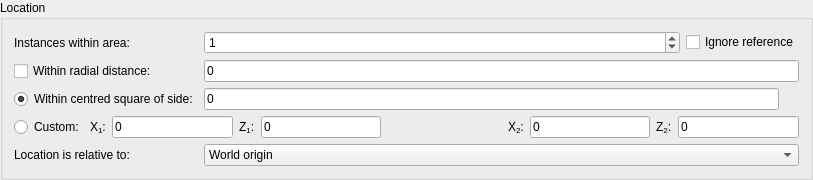
        <widget class="QGroupBox" name="groupBoxPosition">
         <property name="title">
          <string>Location</string>
         </property>
         <layout class="QGridLayout" name="gridLayout">
          <item row="2" column="0" colspan="3">
           <widget class="QCheckBox" name="checkRadius">
            <property name="text">
             <string>Within radial distance: </string>
            </property>
           </widget>
          </item>
          <item row="4" column="1" colspan="5">
           <layout class="QHBoxLayout" name="horizontalLayout">
            <item>
             <widget class="QLabel" name="labelX1">
              <property name="toolTip">
               <string>Lower bound (inclusive)</string>
              </property>
              <property name="text">
               <string>X&lt;sub&gt;1&lt;/sub&gt;:</string>
              </property>
             </widget>
            </item>
            <item>
             <widget class="QLineEdit" name="lineEditX1">
              <property name="toolTip">
               <string>Lower bound (inclusive)</string>
              </property>
              <property name="text">
               <string>0</string>
              </property>
             </widget>
            </item>
            <item>
             <widget class="QLabel" name="labelZ1">
              <property name="toolTip">
               <string>Lower bound (inclusive)</string>
              </property>
              <property name="text">
               <string>Z&lt;sub&gt;1&lt;/sub&gt;:</string>
              </property>
             </widget>
            </item>
            <item>
             <widget class="QLineEdit" name="lineEditZ1">
              <property name="toolTip">
               <string>Lower bound (inclusive)</string>
              </property>
              <property name="text">
               <string>0</string>
              </property>
             </widget>
            </item>
            <item>
             <spacer name="horizontalSpacer">
              <property name="orientation">
               <enum>Qt::Horizontal</enum>
              </property>
              <property name="sizeHint" stdset="0">
               <size>
                <width>40</width>
                <height>20</height>
               </size>
              </property>
             </spacer>
            </item>
            <item>
             <widget class="QLabel" name="labelX2">
              <property name="toolTip">
               <string>Upper bound (inclusive)</string>
              </property>
              <property name="text">
               <string>X&lt;sub&gt;2&lt;/sub&gt;:</string>
              </property>
             </widget>
            </item>
            <item>
             <widget class="QLineEdit" name="lineEditX2">
              <property name="toolTip">
               <string>Upper bound (inclusive)</string>
              </property>
              <property name="text">
               <string>0</string>
              </property>
             </widget>
            </item>
            <item>
             <widget class="QLabel" name="labelZ2">
              <property name="toolTip">
               <string>Upper bound (inclusive)</string>
              </property>
              <property name="text">
               <string>Z&lt;sub&gt;2&lt;/sub&gt;:</string>
              </property>
             </widget>
            </item>
            <item>
             <widget class="QLineEdit" name="lineEditZ2">
              <property name="toolTip">
               <string>Upper bound (inclusive)</string>
              </property>
              <property name="text">
               <string>0</string>
              </property>
             </widget>
            </item>
           </layout>
          </item>
          <item row="3" column="0" colspan="3">
           <widget class="QRadioButton" name="radioSquare">
            <property name="text">
             <string>Within centred square of side:</string>
            </property>
            <property name="checked">
             <bool>true</bool>
            </property>
           </widget>
          </item>
          <item row="4" column="0">
           <widget class="QRadioButton" name="radioCustom">
            <property name="text">
             <string>Custom:</string>
            </property>
           </widget>
          </item>
          <item row="5" column="0" colspan="3">
           <widget class="QLabel" name="labelRelative">
            <property name="text">
             <string>Location is relative to:</string>
            </property>
           </widget>
          </item>
          <item row="5" column="3" colspan="3">
           <widget class="QComboBox" name="comboBoxRelative">
            <property name="sizeAdjustPolicy">
             <enum>QComboBox::AdjustToContentsOnFirstShow</enum>
            </property>
            <item>
             <property name="text">
              <string>World origin</string>
             </property>
            </item>
           </widget>
          </item>
          <item row="2" column="3" colspan="3">
           <widget class="QLineEdit" name="lineRadius">
            <property name="text">
             <string>0</string>
            </property>
           </widget>
          </item>
          <item row="0" column="0" colspan="3">
           <widget class="QLabel" name="labelSpinBox">
            <property name="text">
             <string>Instances within area:</string>
            </property>
           </widget>
          </item>
          <item row="0" column="3">
           <widget class="SpinInstances" name="spinBox">
            <property name="sizePolicy">
             <sizepolicy hsizetype="Expanding" vsizetype="Fixed">
              <horstretch>0</horstretch>
              <verstretch>0</verstretch>
             </sizepolicy>
            </property>
            <property name="specialValueText">
             <string>0 (exclude)</string>
            </property>
            <property name="minimum">
             <number>0</number>
            </property>
            <property name="maximum">
             <number>99</number>
            </property>
            <property name="value">
             <number>1</number>
            </property>
           </widget>
          </item>
          <item row="0" column="4" colspan="2">
           <widget class="QCheckBox" name="checkSkipRef">
            <property name="toolTip">
             <string>Skip instances at exactly the relative reference location</string>
            </property>
            <property name="text">
             <string>Ignore reference</string>
            </property>
           </widget>
          </item>
          <item row="3" column="5">
           <widget class="QPushButton" name="buttonAreaInfo">
            <property name="maximumSize">
             <size>
              <width>14</width>
              <height>14</height>
             </size>
            </property>
            <property name="styleSheet">
             <string notr="true">border: none;</string>
            </property>
            <property name="text">
             <string/>
            </property>
            <property name="icon">
             <iconset resource="../rc/icons.qrc">
              <normaloff>:/icons/info.png</normaloff>:/icons/info.png</iconset>
            </property>
            <property name="iconSize">
             <size>
              <width>14</width>
              <height>14</height>
             </size>
            </property>
            <property name="autoDefault">
             <bool>false</bool>
            </property>
           </widget>
          </item>
          <item row="3" column="3" colspan="2">
           <widget class="QLineEdit" name="lineSquare">
            <property name="text">
             <string>0</string>
            </property>
           </widget>
          </item>
         </layout>
        </widget>
